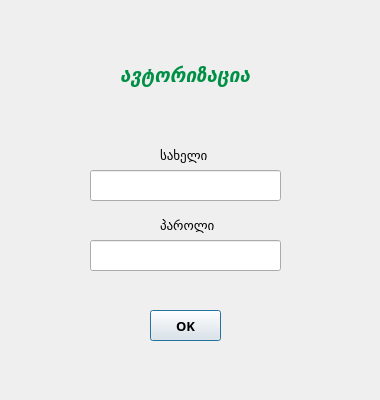
<?xml version="1.0" encoding="UTF-8"?>
<ui version="4.0">
 <class>Dialogauth</class>
 <widget class="QDialog" name="Dialogauth">
  <property name="geometry">
   <rect>
    <x>0</x>
    <y>0</y>
    <width>380</width>
    <height>400</height>
   </rect>
  </property>
  <property name="minimumSize">
   <size>
    <width>380</width>
    <height>400</height>
   </size>
  </property>
  <property name="maximumSize">
   <size>
    <width>380</width>
    <height>400</height>
   </size>
  </property>
  <property name="windowTitle">
   <string>Dialog</string>
  </property>
  <widget class="QPushButton" name="pushButton">
   <property name="geometry">
    <rect>
     <x>150</x>
     <y>310</y>
     <width>71</width>
     <height>31</height>
    </rect>
   </property>
   <property name="font">
    <font>
     <family>Sylfaen</family>
     <pointsize>10</pointsize>
     <weight>75</weight>
     <bold>true</bold>
    </font>
   </property>
   <property name="text">
    <string>OK</string>
   </property>
  </widget>
  <widget class="QLineEdit" name="lineEdit">
   <property name="geometry">
    <rect>
     <x>90</x>
     <y>240</y>
     <width>191</width>
     <height>31</height>
    </rect>
   </property>
   <property name="font">
    <font>
     <family>Sylfaen</family>
     <pointsize>10</pointsize>
    </font>
   </property>
   <property name="echoMode">
    <enum>QLineEdit::Password</enum>
   </property>
  </widget>
  <widget class="QLineEdit" name="lineEdit_2">
   <property name="geometry">
    <rect>
     <x>90</x>
     <y>170</y>
     <width>191</width>
     <height>31</height>
    </rect>
   </property>
   <property name="font">
    <font>
     <family>Sylfaen</family>
     <pointsize>10</pointsize>
    </font>
   </property>
  </widget>
  <widget class="QLabel" name="label">
   <property name="geometry">
    <rect>
     <x>160</x>
     <y>140</y>
     <width>61</width>
     <height>31</height>
    </rect>
   </property>
   <property name="font">
    <font>
     <pointsize>10</pointsize>
    </font>
   </property>
   <property name="text">
    <string>სახელი</string>
   </property>
  </widget>
  <widget class="QLabel" name="label_2">
   <property name="geometry">
    <rect>
     <x>160</x>
     <y>210</y>
     <width>61</width>
     <height>31</height>
    </rect>
   </property>
   <property name="font">
    <font>
     <pointsize>10</pointsize>
    </font>
   </property>
   <property name="text">
    <string>პაროლი</string>
   </property>
  </widget>
  <widget class="QLabel" name="label_3">
   <property name="geometry">
    <rect>
     <x>120</x>
     <y>50</y>
     <width>141</width>
     <height>51</height>
    </rect>
   </property>
   <property name="font">
    <font>
     <family>Perpetua</family>
     <pointsize>14</pointsize>
     <weight>75</weight>
     <italic>true</italic>
     <bold>true</bold>
    </font>
   </property>
   <property name="text">
    <string>&lt;html&gt;&lt;head/&gt;&lt;body&gt;&lt;p&gt;&lt;span style=&quot; color:#009045;&quot;&gt;ავტორიზაცია&lt;/span&gt;&lt;/p&gt;&lt;/body&gt;&lt;/html&gt;</string>
   </property>
  </widget>
 </widget>
 <resources/>
 <connections/>
</ui>
